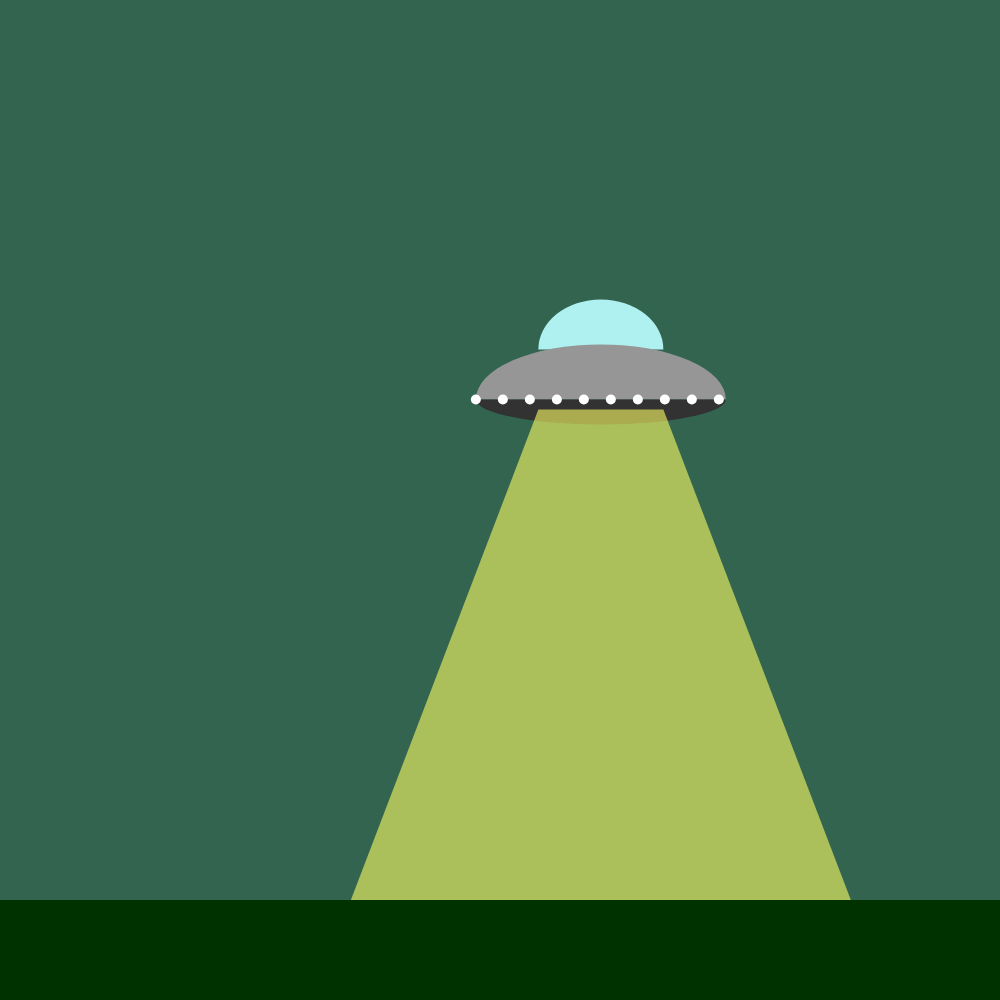
Frame 1 (no input)
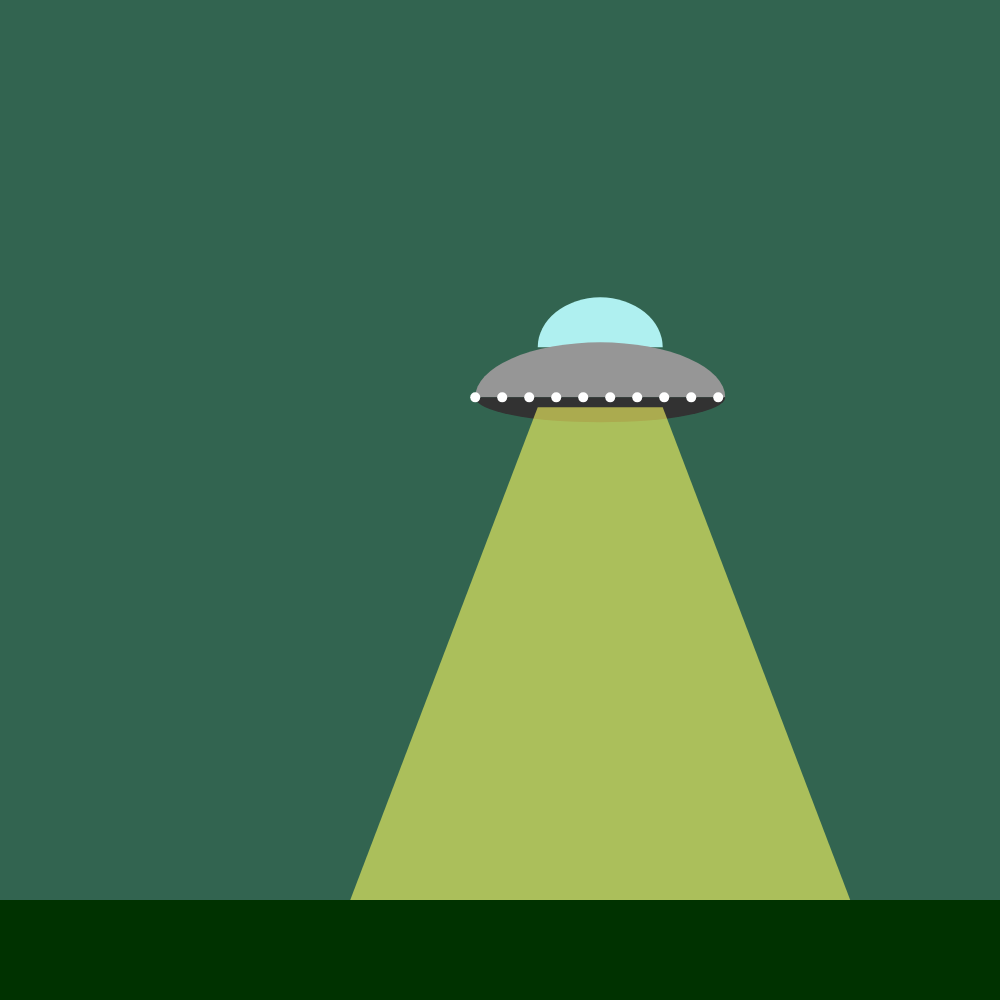
Frame 60 (no input)
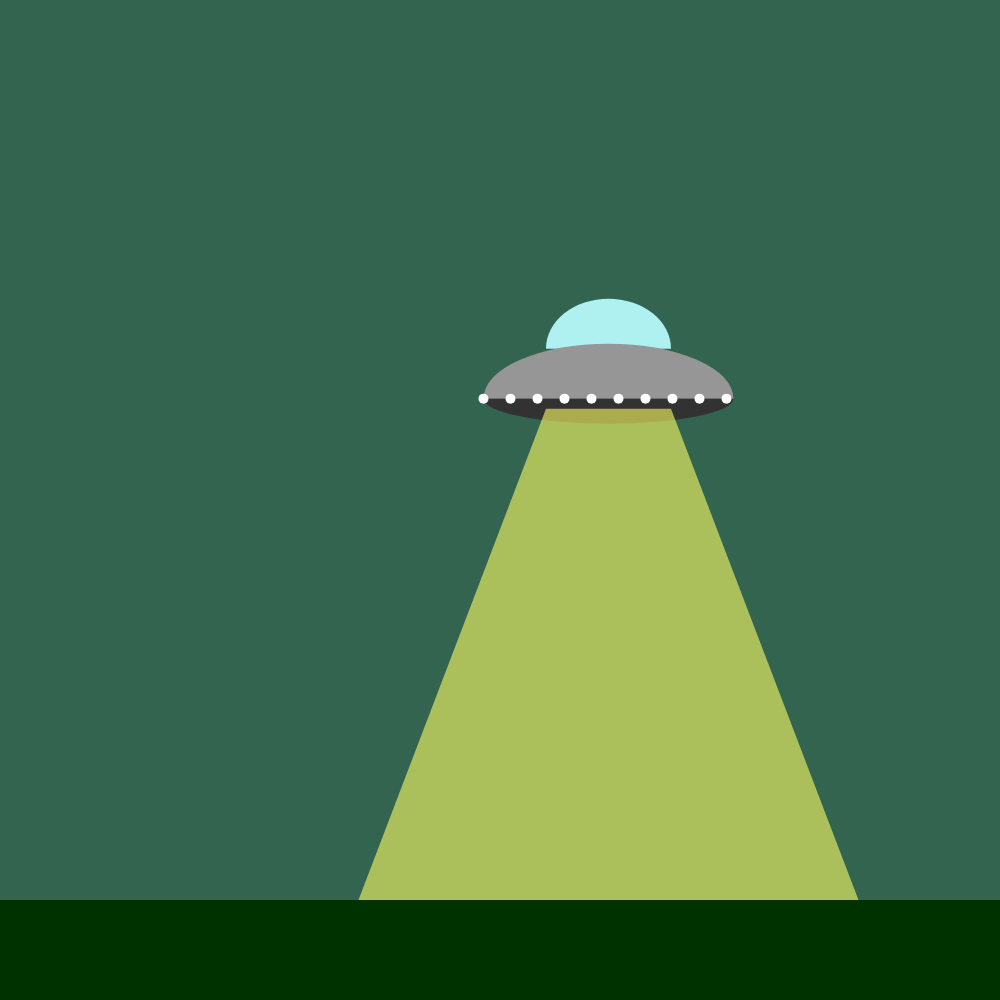
Frame 120 (the mouse pressed at the canvas centre since frame 60)

The p5.js sketch that drew these frames (run headless with seeded random() and noise() and a simulated clock; from frame 60 on, the mouse is pressed at the canvas centre):

// p5.js sketch
// ── sketch.js
let flying_nlo = {}

function setup() {
    createCanvas(1000, 1000);
    frameRate(20);
    noStroke();

    flying_nlo = {
        x: 600,
        y: 400,
        width: 250,
        height: 100,
        color_1: '#AFF0F0',
        color_2: '#969696',
        neg_y_move: -1,
        pos_y_move: 1,
        neg_x_move: -2,
        pos_x_move: 2,
        
        
        draw_signal: function(){
            fill(255);
            for(let i = 0; i < 10; i++)
                circle(this.x - this.width/2 + i * 27, this.y, 10);
        },

        change_pos: function(){
            this.x += random(this.neg_x_move, this.pos_x_move);
            this.y += random(this.neg_y_move, this.pos_y_move);
        },

        draw_fly: function(){
            fill(this.color_1);
            arc(this.x, this.y - this.height/2, this.width/2, this.height, PI, TWO_PI);
            fill(this.color_2);
            arc(this.x, this.y, this.width, this.height + 10, PI, TWO_PI);
            fill(50);
            arc(this.x, this.y, this.width, this.height/2, 0, PI);
            this.draw_signal();  
        },

        beam: function(){
            fill(255,255,100,150);
            
            beginShape();
            vertex(this.x - this.width/4, this.y + 10);
            vertex(this.x + this.width/4, this.y + 10);
            vertex(this.x + this.width, height - 100);
            vertex(this.x - this.width, height - 100);
            endShape();
        }
 
    }
}

function draw() {
    background(50,100, 80);
    
    // ground
    fill(0,50,0);
    rect(0, height - 100, width, 100);

    flying_nlo.change_pos();
    flying_nlo.draw_fly();
    flying_nlo.beam();
   
}
